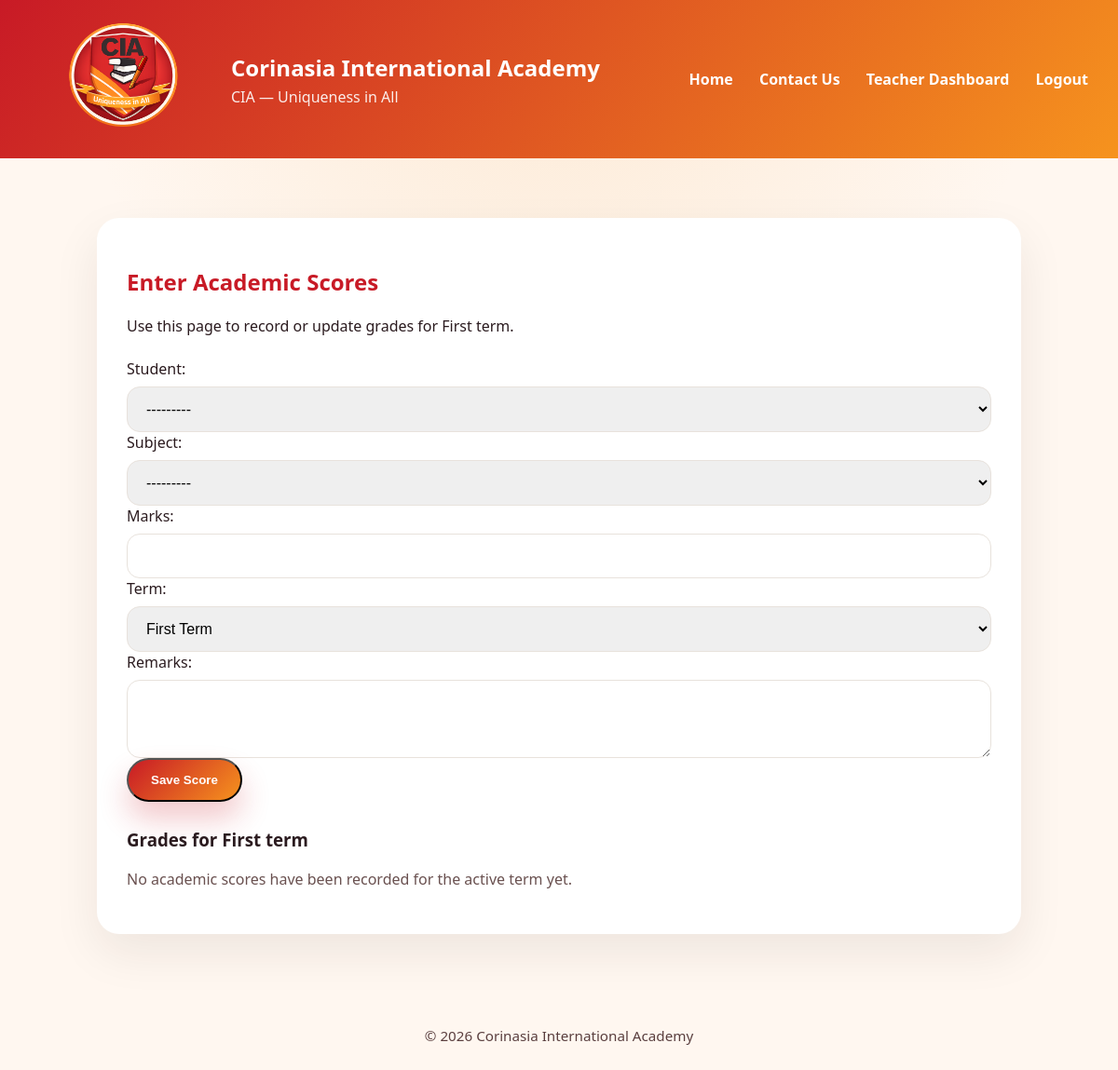
Page /teacher/enter-scores/ (signed in) on the earlier database version.
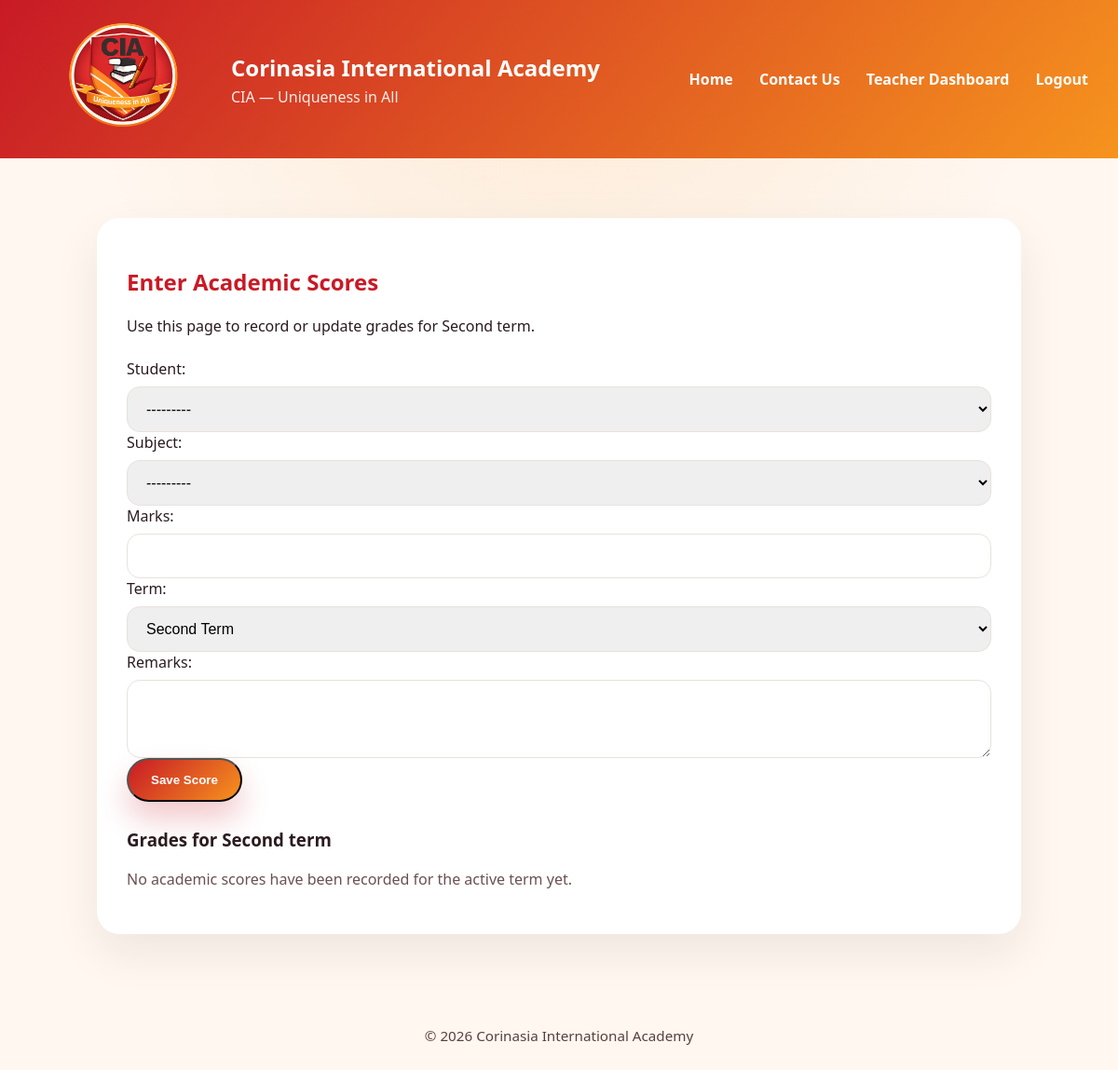
Same page on the later database version.
### grades/models.py (models this page shows, shortened)
class TermSetting(models.Model):
    current_term = models.CharField(
        max_length=20,
        choices=TERM_CHOICES,
        default='first_term',
        help_text='Set the currently active academic term for the portal'
    )
    updated_at = models.DateTimeField(auto_now=True)
    class Meta:
        verbose_name = 'Term Setting'
        verbose_name_plural = 'Term Settings'
    @classmethod
    def get_current_term(cls):
        term_setting = cls.objects.first()
        return term_setting.current_term if term_setting else 'first_term'

class Student(models.Model):
    student_id = models.CharField(max_length=20, unique=True, db_index=True, help_text="Unique student ID")
    first_name = models.CharField(max_length=100)
    last_name = models.CharField(max_length=100)
    class_name = models.CharField(max_length=50, blank=True, null=True, help_text="Student's class (e.g., JSS1A, SS2B)")
    nationality = models.CharField(max_length=50, default='Nigeria')
    state_of_origin = models.CharField(max_length=50, blank=True, null=True)
    club_and_society = models.CharField(max_length=100, blank=True, null=True)
    sport_house = models.CharField(max_length=50, blank=True, null=True)
    date_of_birth = models.DateField(blank=True, null=True)
    enrollment_date = models.DateField(default=datetime.today)
    class Meta:
        ordering = ['last_name', 'first_name']
        verbose_name = "Student"
        verbose_name_plural = "Students"
        indexes = [
            models.Index(fields=['last_name', 'first_name']),
            models.Index(fields=['class_name']),
        ]
    def __str__(self):
        return f"{self.first_name} {self.last_name} ({self.student_id})"

### grades/views.py (the view)
# urls.py: path('teacher/enter-scores/', views.enter_academic_scores, name='enter_academic_scores'),
@login_required
@user_passes_test(lambda u: u.is_staff)
def enter_academic_scores(request):
    current_term = TermSetting.get_current_term()
    if request.method == 'POST':
        form = GradeEntryForm(request.POST)
        if form.is_valid():
            data = form.cleaned_data
            Grade.objects.update_or_create(
                student=data['student'],
                subject=data['subject'],
                term=data['term'],
                defaults={
                    'marks': data['marks'],
                    'remarks': data['remarks'],
                }
            )
            messages.success(request, 'Academic score saved successfully.')
            return redirect('enter_academic_scores')
    else:
        form = GradeEntryForm(initial={'term': current_term})
    grades = Grade.objects.filter(term=current_term).select_related('student', 'subject').order_by('student__last_name', 'subject__name')
    return render(request, 'grades/enter_academic_scores.html', {
        'form': form,
        'grades': grades,
        'current_term': current_term,
    })

### grades/forms.py (shortened to what this page needs)
class GradeEntryForm(forms.ModelForm):
    class Meta:
        model = Grade
        fields = ['student', 'subject', 'marks', 'term', 'remarks']
        widgets = {
            'remarks': forms.Textarea(attrs={'rows': 3}),
        }

### grades/templatetags/custom_filters.py (called while the page is built)
@register.filter
def replace(value, arg):
    if not value or not arg or len(arg) < 2:
        return value
    old, new = arg[0], arg[1:]
    return str(value).replace(old, new)

### grades/templates/grades/enter_academic_scores.html (shortened to what this page needs)
{% extends 'grades/base.html' %}
{% load custom_filters %}
{% block content %}
<div class="page-shell">
    <div class="dashboard-card">
        <h2>Enter Academic Scores</h2>
        <p>Use this page to record or update grades for {{ current_term|capfirst|replace:"_ " }}.</p>
        <div class="teacher-form-card">
            <form method="post" novalidate>
                <div class="field-row">
                    {{ form.student.label_tag }}
                    {{ form.student }}
                </div>
                <div class="field-row">
                    {{ form.subject.label_tag }}
                    {{ form.subject }}
                </div>
                <div class="field-row">
                    {{ form.marks.label_tag }}
                    {{ form.marks }}
                </div>
                <div class="field-row">
                    {{ form.term.label_tag }}
                    {{ form.term }}
                </div>
                <div class="field-row">
                    {{ form.remarks.label_tag }}
                    {{ form.remarks }}
                </div>
                <button type="submit" class="button button-primary">Save Score</button>
            </form>
        </div>
        <div class="grades-table" style="margin-top: 28px;">
            <h3>Grades for {{ current_term|capfirst|replace:"_ " }}</h3>
            {% if grades %}
                <table>
                    <thead>
                        <tr><th>Student</th><th>Subject</th><th>Marks</th><th>Letter</th><th>Remarks</th></tr>
                    </thead>
                    <tbody>
                        {% for grade in grades %}
                            <tr>
                                <td>{{ grade.student.first_name }} {{ grade.student.last_name }}</td>
                                <td>{{ grade.subject.name }}</td>
                                <td>{{ grade.marks }}</td>
                                <td>{{ grade.letter_grade }}</td>
                                <td>{{ grade.remarks|default:'—' }}</td>
                            </tr>
                        {% endfor %}
                    </tbody>
                </table>
            {% else %}
                <p class="empty-state">No academic scores have been recorded for the active term yet.</p>
            {% endif %}
        </div>
    </div>
</div>
{% endblock %}

Differences in the rows shown:
changed TermSetting: current_term "First term" → "Second term"
added Student: student "---------"
Other differences:
form field term: "First Term" → "Second Term"
form field student: "---------" → (not shown)
